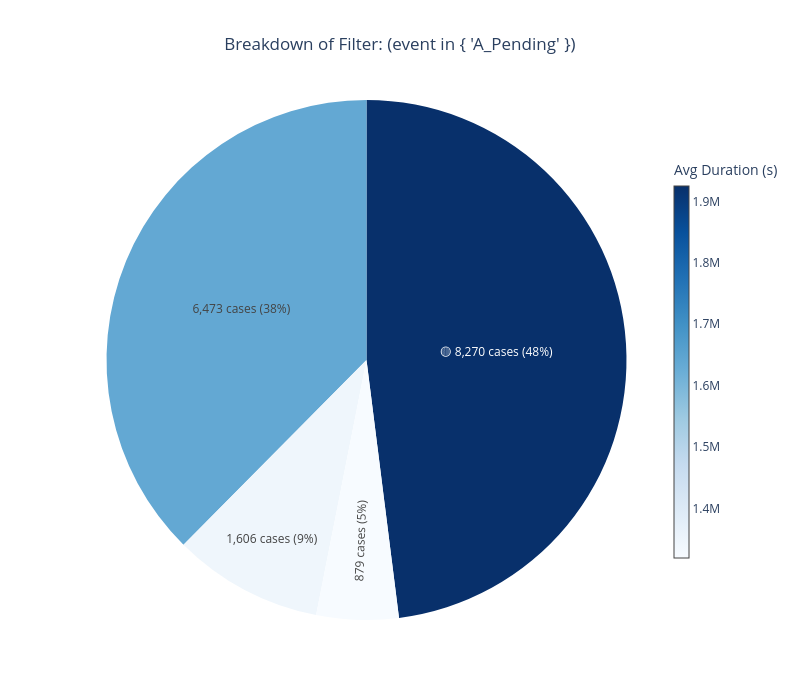

The notebook cell this image was saved under:
### Code cell
query_breakdown_pie('rs_Successful', log_view, metric='avg_case_duration_seconds', details=False)

### Figure 1 — Plotly figure (JSON) as saved in the notebook; plotly's stock layout.template omitted (floating-point values rounded to 4 significant figures)
{"data": [{"customdata": [["(RequestedAmount > 10000) ✅ →<br>(ApplicationType in { 'New credit' }) ✅ →<br>(event in { 'A_Pending' }) ✅"], ["(RequestedAmount > 10000) ✅ →<br>(ApplicationType in { 'New credit' }) ❌ →<br>(event in { 'A_Pending' }) ✅"], ["(RequestedAmount > 10000) ❌ →<br>(ApplicationType in { 'New credit' }) ✅ →<br>(event in { 'A_Pending' }) ✅"], ["(RequestedAmount > 10000) ❌ →<br>(ApplicationType in { 'New credit' }) ❌ →<br>(event in { 'A_Pending' }) ✅"]], "hovertemplate": "<b>%{customdata[0]}</b><extra></extra>", "labels": ["🟡 8,270 cases (48%)", "1,606 cases (9%)", "6,473 cases (38%)", "879 cases (5%)"], "marker": {"colors": ["rgb(8, 48, 107)", "rgb(239, 246, 252)", "rgb(99, 168, 211)", "rgb(247, 251, 255)"]}, "textinfo": "label", "type": "pie", "values": [8270, 1606, 6473, 879]}, {"hoverinfo": "none", "marker": {"cmax": 1925000.0, "cmin": 1319000.0, "color": [1319000.0], "colorbar": {"len": 0.8, "thickness": 15, "title": {"text": "Avg Duration (s)"}}, "colorscale": [[0, "rgb(247,251,255)"], [0.125, "rgb(222,235,247)"], [0.25, "rgb(198,219,239)"], [0.375, "rgb(158,202,225)"], [0.5, "rgb(107,174,214)"], [0.625, "rgb(66,146,198)"], [0.75, "rgb(33,113,181)"], [0.875, "rgb(8,81,156)"], [1, "rgb(8,48,107)"]], "showscale": true}, "mode": "markers", "showlegend": false, "type": "scatter", "x": [null], "y": [null]}], "layout": {"height": 700, "paper_bgcolor": "white", "plot_bgcolor": "white", "showlegend": false, "title": {"text": "Breakdown of Filter: (event in { 'A_Pending' })", "x": 0.5}, "width": 800, "xaxis": {"showgrid": false, "showticklabels": false, "zeroline": false}, "yaxis": {"showgrid": false, "showticklabels": false, "zeroline": false}}}
